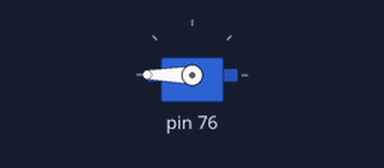
The sketch below on a simulated Arduino Uno, built with avr-gcc and run on an emulated ATmega328P. On the bench: servo.

Above: at 0.1 s.
At 1.6 s:
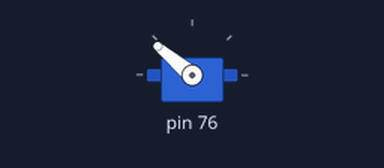
At 5.1 s:
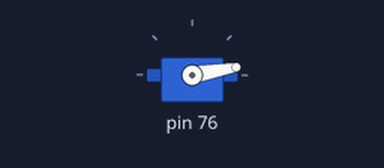
Timing chart, 0 to 7.5 s (numbered marks = the images above):
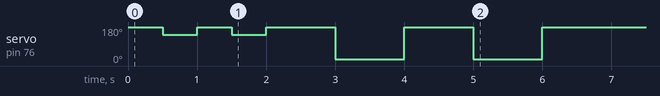

Measured:
- by itself, servo on pin 76: 180° → 140° at 0.50 s, → 180° 0.50 s later, → 140° 0.50 s later, → 180° 0.50 s later, … (8 changes in this stretch)

The sketch:

FishFeeder.ino
```cpp
//
// This is a simple Arduino program to feed my fish: Blackburn.
// The program drives a servo which is attached to a small bottle
// that contains fish food.
// Every 12 hours the program turn the servo 2 times, with the
// intention to simulate serving food by turning your arm wrist.
// The program is not intended to be power efficient or precise.
//

#include "MeOrion.h"

const unsigned long TWELVE_HOURS = (12UL * 60 * 60 * 1000);

MePort port(PORT6);
Servo servo;

void setup()
{
   servo.attach(port.pin1());
   servo.write(180);
}

void ShakeBottle()
{
  servo.write(180);
  delay(500);
  servo.write(140);
  delay(500);
  servo.write(180);
}

void ServeFood()
{
  servo.write(180);
  delay(1000);
  servo.write(10);
  delay(1000);
  servo.write(180);
}

void loop()
{
   ShakeBottle();
   ShakeBottle();
   ServeFood();
   ServeFood();

   delay(TWELVE_HOURS);
}
```
